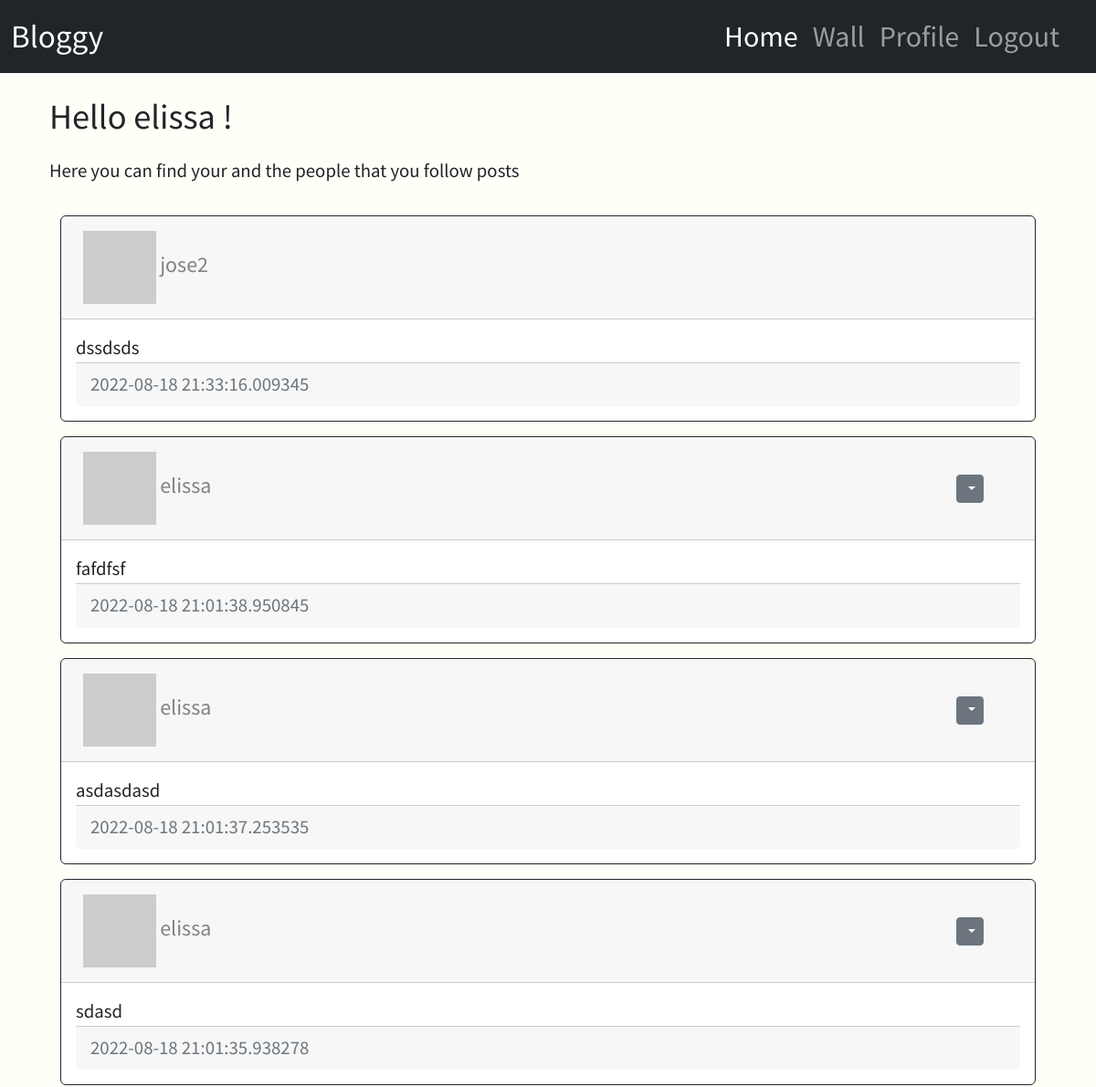
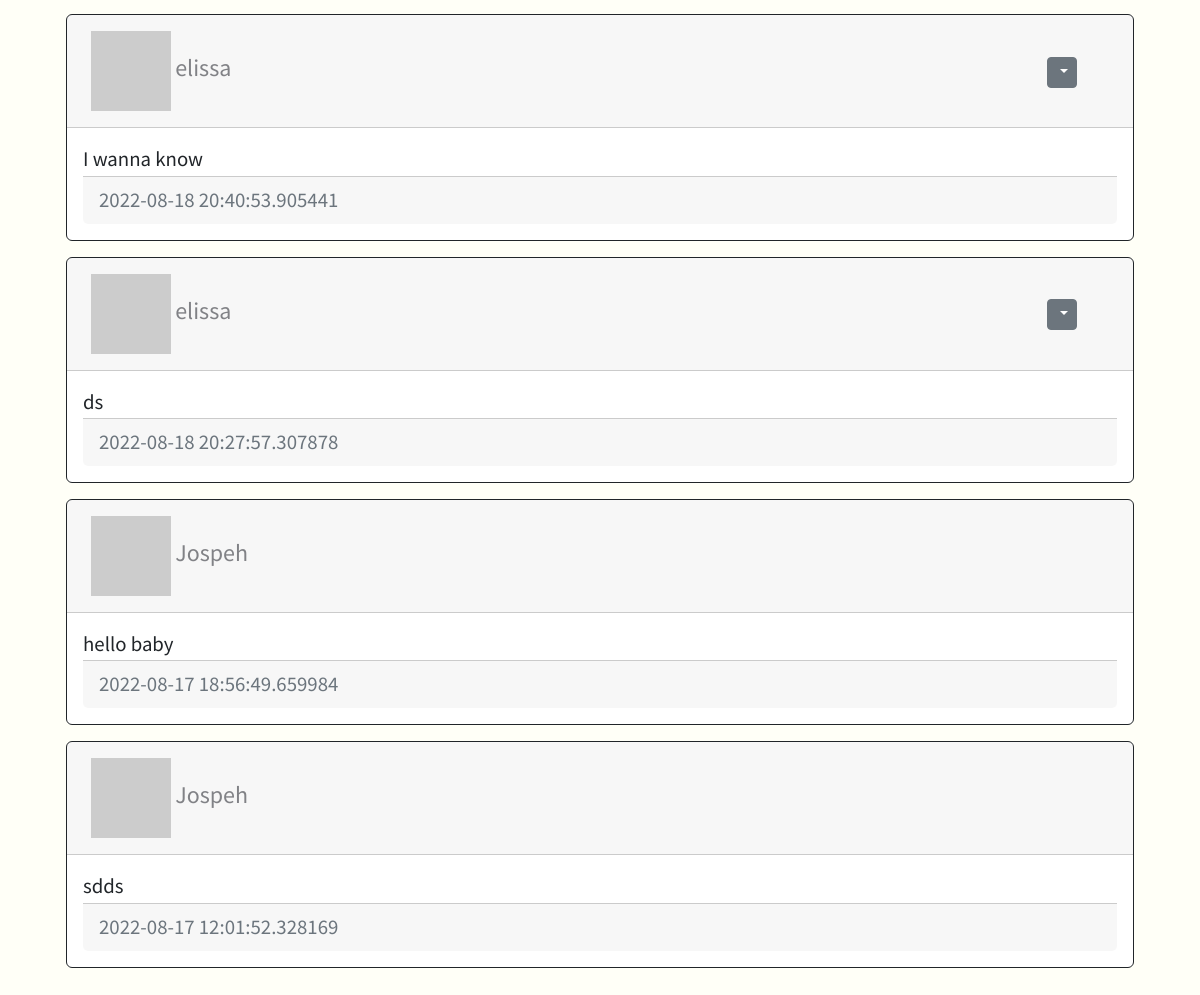
Page /wall (signed in) on the committed database (2 pictures, top to bottom).
### app/models.py (models this page shows, shortened)
class User(UserMixin, db.Model):
    id = db.Column(db.Integer, primary_key=True)
    username = db.Column(db.String(64), index=True, unique=True)
    email = db.Column(db.String(120), index=True, unique=True)
    password_hash = db.Column(db.String(120))
    posts = db.relationship('Post', backref='author', lazy='dynamic')
    about_me = db.Column(db.String(128))
    last_seen = db.Column(db.DateTime, default=datetime.utcnow)
    followed = db.relationship(
        'User', secondary=followers,
        primaryjoin=(followers.c.follower_id == id),
        secondaryjoin=(followers.c.followed_id == id),
        backref= db.backref('followers', lazy='dynamic'), lazy='dynamic'
    )
    def avatar(self, size):
        digest = md5(self.email.lower().encode('utf-8')).hexdigest()
        return 'https://www.gravatar.com/avatar/{}?d=identicon&s={}'.format(digest, size)

class Post(db.Model):
    id = db.Column(db.Integer, primary_key=True)
    body = db.Column(db.String(255))
    timestamp = db.Column(db.DateTime, index= True, default=datetime.utcnow)
    user_id = db.Column(db.Integer, db.ForeignKey('user.id', ondelete="CASCADE"), nullable=False)

### app/routes.py (the view)
@app.route('/wall')
@login_required
def wall():
    posts = Post.query.order_by(Post.timestamp.desc()).all()
    return render_template('index.html', title='Wall', posts=posts)

### app/models.py (called while the page is built)
@login.user_loader
def load_user(id):
    return User.query.get(int(id))

### app/routes.py (called while the page is built)
@app.before_request
def before_request():
    if current_user.is_authenticated:
        current_user.last_seen = datetime.utcnow()
        db.session.commit()

### app/templates/index.html (shortened to what this page needs)
{% extends "base.html" %}
{% block extraheader %}
<link rel="stylesheet" href="{{ url_for('static', filename='css/home.css') }}">
{% endblock extraheader %}
{% block content %}
    <div class="container">
        <div class="row col-lg-12">
                <h1>Hello {{ current_user.username }} !</h1>
                <p>Here you can find your and the people that you follow posts</p>
        </div>
        <div class="row mb-5">
            <div class="col-lg-12">
                <div class="row">
                    <div class="container col-lg-12">
                        {% for post in posts %}
                            {% include "_post.html" %}
                        {% endfor %}
                    </div>
                </div>
            {% endblock %}

### app/templates/_post.html (shortened to what this page needs)
{% block extraheader %}
<link rel="stylesheet" href="{{ url_for('static', filename='css/_post.css') }}">
{% endblock extraheader %}
{% block content %}
    <div id="posts" class="container">
            <div class="card border-dark mb-3">
                <div class="card-header d-flex align-items-center justify-content-between">
                    <div class="col-md-4 p-2">
                    <img src="{{ post.author.avatar(48) }}" alt="user-profile-image">
                    <a href="{{ url_for('user', username=post.author.username) }}">
                        {{ post.author.username }}
                    </a>
                    </div>
                    <div class="col-md-4 ms-auto p-2 text-end">
                    {% if current_user.id==post.author.id %}
                    <div class="btn-group">
                        <button type="button"
                        class="btn btn-sm btn-secondary dropdown-toggle"
                        data-bs-toggle="dropdown">
                        </button>
                        <ul>
                        </ul>
                    </div>
                    {% endif %}</div>
                </div>
                <div class="card-body">
                    <div class="card-text">
                        {{ post.body }}
                    </div>
                    <div class="card-footer text-muted">
                        {{ post.timestamp }}
                    </div>
                </div>
            </div>
    </div>
{% endblock %}

### app/static/css/style.css (style rules this page uses)
body { overflow-x: hidden; font-family: 'Source Sans Pro', sans-serif; }
body { background-size: cover; background-repeat: no-repeat; background-position: center; height: 1000vh; width: 100%; background-color:#FFFFF7; }

### app/static/css/home.css (style rules this page uses)
.container { font-size: 1.3rem; }
h1 { font-size: 2.4rem; margin-bottom: 2%; }
p { margin-bottom: 3%; }

### app/static/css/_post.css (style rules this page uses)
a { text-decoration: none; font-size: 1.5rem; color: #818286; }

### rows in the picture
User: username "elissa"
Post: author.username "jose2", body "dssdsds", timestamp "2022-08-18 21:33:16.009345"
Post: author.username "elissa", body "fafdfsf", timestamp "2022-08-18 21:01:38.950845"
Post: author.username "elissa", body "asdasdasd", timestamp "2022-08-18 21:01:37.253535"
Post: author.username "elissa", body "sdasd", timestamp "2022-08-18 21:01:35.938278"
Post: author.username "elissa", body "I wanna know", timestamp "2022-08-18 20:40:53.905441"
Post: author.username "elissa", body "ds", timestamp "2022-08-18 20:27:57.307878"
Post: author.username "Jospeh", body "hello baby", timestamp "2022-08-17 18:56:49.659984"
Post: author.username "Jospeh", body "sdds", timestamp "2022-08-17 12:01:52.328169"
